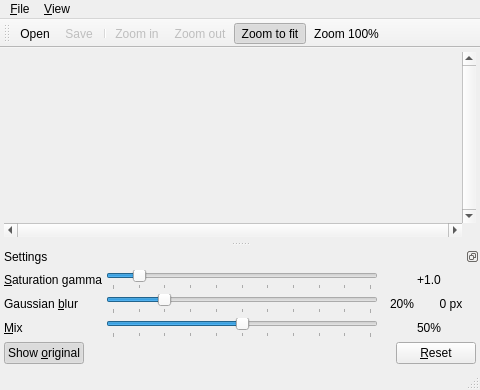
<?xml version="1.0" encoding="UTF-8"?>
<ui version="4.0">
 <class>MainWindow</class>
 <widget class="QMainWindow" name="MainWindow">
  <property name="geometry">
   <rect>
    <x>0</x>
    <y>0</y>
    <width>480</width>
    <height>390</height>
   </rect>
  </property>
  <property name="windowTitle">
   <string>Tonemap - Imaginable</string>
  </property>
  <property name="windowIcon">
   <iconset resource="tonemap_gui.qrc">
    <normaloff>:/icon/tonemap</normaloff>:/icon/tonemap</iconset>
  </property>
  <widget class="QWidget" name="centralWidget">
   <layout class="QVBoxLayout" name="verticalLayout">
    <property name="spacing">
     <number>0</number>
    </property>
    <property name="margin">
     <number>4</number>
    </property>
    <item>
     <widget class="QWidget" name="widget" native="true">
      <layout class="QGridLayout" name="gridLayout" rowstretch="1,0" columnstretch="1,0">
       <property name="margin">
        <number>0</number>
       </property>
       <property name="spacing">
        <number>0</number>
       </property>
       <item row="1" column="0">
        <widget class="QScrollBar" name="horizontalScrollBar">
         <property name="maximum">
          <number>0</number>
         </property>
         <property name="orientation">
          <enum>Qt::Horizontal</enum>
         </property>
        </widget>
       </item>
       <item row="0" column="0">
        <widget class="QWidget" name="views" native="true">
         <layout class="QHBoxLayout" name="horizontalLayout" stretch="1,1">
          <property name="spacing">
           <number>4</number>
          </property>
          <property name="margin">
           <number>0</number>
          </property>
          <item>
           <widget class="Preview" name="original_view">
            <property name="sizePolicy">
             <sizepolicy hsizetype="Expanding" vsizetype="Expanding">
              <horstretch>0</horstretch>
              <verstretch>0</verstretch>
             </sizepolicy>
            </property>
            <property name="minimumSize">
             <size>
              <width>50</width>
              <height>50</height>
             </size>
            </property>
            <property name="text">
             <string/>
            </property>
            <property name="alignment">
             <set>Qt::AlignCenter</set>
            </property>
           </widget>
          </item>
          <item>
           <widget class="Preview" name="preview">
            <property name="sizePolicy">
             <sizepolicy hsizetype="Expanding" vsizetype="Expanding">
              <horstretch>0</horstretch>
              <verstretch>0</verstretch>
             </sizepolicy>
            </property>
            <property name="minimumSize">
             <size>
              <width>50</width>
              <height>50</height>
             </size>
            </property>
            <property name="text">
             <string/>
            </property>
            <property name="alignment">
             <set>Qt::AlignCenter</set>
            </property>
           </widget>
          </item>
         </layout>
        </widget>
       </item>
       <item row="0" column="1">
        <widget class="QScrollBar" name="verticalScrollBar">
         <property name="maximum">
          <number>0</number>
         </property>
         <property name="orientation">
          <enum>Qt::Vertical</enum>
         </property>
        </widget>
       </item>
      </layout>
     </widget>
    </item>
   </layout>
  </widget>
  <widget class="QMenuBar" name="menuBar">
   <property name="geometry">
    <rect>
     <x>0</x>
     <y>0</y>
     <width>480</width>
     <height>19</height>
    </rect>
   </property>
   <widget class="QMenu" name="menu_File">
    <property name="title">
     <string>&amp;File</string>
    </property>
    <addaction name="action_Open"/>
    <addaction name="action_Save"/>
    <addaction name="action_Save_as"/>
    <addaction name="separator"/>
    <addaction name="action_Quit"/>
   </widget>
   <widget class="QMenu" name="menu_View">
    <property name="title">
     <string>&amp;View</string>
    </property>
    <addaction name="action_Show_original"/>
    <addaction name="separator"/>
    <addaction name="action_Zoom_in"/>
    <addaction name="action_Zoom_out"/>
    <addaction name="action_Zoom_to_fit"/>
    <addaction name="action_Zoom_one"/>
   </widget>
   <addaction name="menu_File"/>
   <addaction name="menu_View"/>
  </widget>
  <widget class="QToolBar" name="mainToolBar">
   <property name="windowTitle">
    <string>Toolbar</string>
   </property>
   <property name="floatable">
    <bool>false</bool>
   </property>
   <attribute name="toolBarArea">
    <enum>TopToolBarArea</enum>
   </attribute>
   <attribute name="toolBarBreak">
    <bool>false</bool>
   </attribute>
   <addaction name="action_Open"/>
   <addaction name="action_Save"/>
   <addaction name="separator"/>
   <addaction name="action_Zoom_in"/>
   <addaction name="action_Zoom_out"/>
   <addaction name="action_Zoom_to_fit"/>
   <addaction name="action_Zoom_one"/>
  </widget>
  <widget class="QStatusBar" name="status_bar"/>
  <widget class="QDockWidget" name="dockWidget">
   <property name="features">
    <set>QDockWidget::DockWidgetFloatable|QDockWidget::DockWidgetMovable</set>
   </property>
   <property name="windowTitle">
    <string>Settings</string>
   </property>
   <attribute name="dockWidgetArea">
    <number>8</number>
   </attribute>
   <widget class="QWidget" name="dockWidgetContents">
    <layout class="QVBoxLayout" name="verticalLayout_2" stretch="0,0,1">
     <property name="spacing">
      <number>4</number>
     </property>
     <property name="margin">
      <number>4</number>
     </property>
     <item>
      <layout class="QGridLayout" name="_3">
       <property name="margin">
        <number>0</number>
       </property>
       <property name="spacing">
        <number>4</number>
       </property>
       <item row="0" column="0">
        <widget class="QLabel" name="label_saturation">
         <property name="text">
          <string>&amp;Saturation gamma</string>
         </property>
         <property name="buddy">
          <cstring>slider_saturation</cstring>
         </property>
        </widget>
       </item>
       <item row="0" column="1">
        <widget class="QSlider" name="slider_saturation">
         <property name="maximum">
          <number>100</number>
         </property>
         <property name="value">
          <number>10</number>
         </property>
         <property name="orientation">
          <enum>Qt::Horizontal</enum>
         </property>
         <property name="tickPosition">
          <enum>QSlider::TicksBelow</enum>
         </property>
         <property name="tickInterval">
          <number>10</number>
         </property>
        </widget>
       </item>
       <item row="0" column="2">
        <widget class="QLabel" name="value_saturation">
         <property name="sizePolicy">
          <sizepolicy hsizetype="Minimum" vsizetype="Preferred">
           <horstretch>0</horstretch>
           <verstretch>0</verstretch>
          </sizepolicy>
         </property>
         <property name="minimumSize">
          <size>
           <width>40</width>
           <height>0</height>
          </size>
         </property>
         <property name="text">
          <string>+1.0</string>
         </property>
         <property name="alignment">
          <set>Qt::AlignCenter</set>
         </property>
        </widget>
       </item>
       <item row="1" column="0">
        <widget class="QLabel" name="label_blur">
         <property name="text">
          <string>Gaussian &amp;blur</string>
         </property>
         <property name="buddy">
          <cstring>slider_blur</cstring>
         </property>
        </widget>
       </item>
       <item row="1" column="1">
        <widget class="QSlider" name="slider_blur">
         <property name="maximum">
          <number>100</number>
         </property>
         <property name="value">
          <number>20</number>
         </property>
         <property name="orientation">
          <enum>Qt::Horizontal</enum>
         </property>
         <property name="tickPosition">
          <enum>QSlider::TicksBelow</enum>
         </property>
         <property name="tickInterval">
          <number>10</number>
         </property>
        </widget>
       </item>
       <item row="2" column="1">
        <widget class="QSlider" name="slider_mix">
         <property name="maximum">
          <number>100</number>
         </property>
         <property name="value">
          <number>50</number>
         </property>
         <property name="orientation">
          <enum>Qt::Horizontal</enum>
         </property>
         <property name="tickPosition">
          <enum>QSlider::TicksBelow</enum>
         </property>
         <property name="tickInterval">
          <number>10</number>
         </property>
        </widget>
       </item>
       <item row="2" column="0">
        <widget class="QLabel" name="label_mix">
         <property name="text">
          <string>&amp;Mix</string>
         </property>
         <property name="buddy">
          <cstring>slider_mix</cstring>
         </property>
        </widget>
       </item>
       <item row="2" column="2">
        <widget class="QLabel" name="value_mix">
         <property name="sizePolicy">
          <sizepolicy hsizetype="Minimum" vsizetype="Preferred">
           <horstretch>0</horstretch>
           <verstretch>0</verstretch>
          </sizepolicy>
         </property>
         <property name="minimumSize">
          <size>
           <width>40</width>
           <height>0</height>
          </size>
         </property>
         <property name="text">
          <string>50%</string>
         </property>
         <property name="alignment">
          <set>Qt::AlignCenter</set>
         </property>
        </widget>
       </item>
       <item row="1" column="2">
        <layout class="QHBoxLayout" name="horizontalLayout_3">
         <property name="spacing">
          <number>4</number>
         </property>
         <property name="margin">
          <number>0</number>
         </property>
         <item>
          <widget class="QLabel" name="value_blur_percent">
           <property name="sizePolicy">
            <sizepolicy hsizetype="Minimum" vsizetype="Preferred">
             <horstretch>0</horstretch>
             <verstretch>0</verstretch>
            </sizepolicy>
           </property>
           <property name="minimumSize">
            <size>
             <width>40</width>
             <height>0</height>
            </size>
           </property>
           <property name="text">
            <string>20%</string>
           </property>
           <property name="alignment">
            <set>Qt::AlignCenter</set>
           </property>
          </widget>
         </item>
         <item>
          <widget class="QLabel" name="value_blur_pixels">
           <property name="sizePolicy">
            <sizepolicy hsizetype="Minimum" vsizetype="Preferred">
             <horstretch>0</horstretch>
             <verstretch>0</verstretch>
            </sizepolicy>
           </property>
           <property name="minimumSize">
            <size>
             <width>50</width>
             <height>0</height>
            </size>
           </property>
           <property name="text">
            <string>0 px</string>
           </property>
           <property name="alignment">
            <set>Qt::AlignCenter</set>
           </property>
          </widget>
         </item>
        </layout>
       </item>
      </layout>
     </item>
     <item>
      <layout class="QHBoxLayout" name="_2">
       <property name="spacing">
        <number>0</number>
       </property>
       <property name="margin">
        <number>0</number>
       </property>
       <item>
        <widget class="QPushButton" name="show_original">
         <property name="text">
          <string>Show &amp;original</string>
         </property>
         <property name="checkable">
          <bool>true</bool>
         </property>
         <property name="checked">
          <bool>true</bool>
         </property>
        </widget>
       </item>
       <item>
        <spacer name="horizontalSpacer">
         <property name="orientation">
          <enum>Qt::Horizontal</enum>
         </property>
         <property name="sizeHint" stdset="0">
          <size>
           <width>40</width>
           <height>20</height>
          </size>
         </property>
        </spacer>
       </item>
       <item>
        <widget class="QPushButton" name="reset_settings">
         <property name="text">
          <string>&amp;Reset</string>
         </property>
        </widget>
       </item>
      </layout>
     </item>
     <item>
      <spacer name="verticalSpacer">
       <property name="orientation">
        <enum>Qt::Vertical</enum>
       </property>
       <property name="sizeHint" stdset="0">
        <size>
         <width>0</width>
         <height>0</height>
        </size>
       </property>
      </spacer>
     </item>
    </layout>
   </widget>
  </widget>
  <action name="action_Open">
   <property name="icon">
    <iconset resource="tonemap_gui.qrc">
     <normaloff>:/file/open</normaloff>:/file/open</iconset>
   </property>
   <property name="text">
    <string>&amp;Open</string>
   </property>
  </action>
  <action name="action_Save">
   <property name="enabled">
    <bool>false</bool>
   </property>
   <property name="icon">
    <iconset resource="tonemap_gui.qrc">
     <normaloff>:/file/save</normaloff>:/file/save</iconset>
   </property>
   <property name="text">
    <string>&amp;Save</string>
   </property>
  </action>
  <action name="action_Quit">
   <property name="icon">
    <iconset resource="tonemap_gui.qrc">
     <normaloff>:/file/quit</normaloff>:/file/quit</iconset>
   </property>
   <property name="text">
    <string>&amp;Quit</string>
   </property>
  </action>
  <action name="action_Zoom_in">
   <property name="enabled">
    <bool>false</bool>
   </property>
   <property name="icon">
    <iconset resource="tonemap_gui.qrc">
     <normaloff>:/zoom/in</normaloff>:/zoom/in</iconset>
   </property>
   <property name="text">
    <string>Zoom &amp;in</string>
   </property>
  </action>
  <action name="action_Zoom_out">
   <property name="enabled">
    <bool>false</bool>
   </property>
   <property name="icon">
    <iconset resource="tonemap_gui.qrc">
     <normaloff>:/zoom/out</normaloff>:/zoom/out</iconset>
   </property>
   <property name="text">
    <string>Zoom &amp;out</string>
   </property>
  </action>
  <action name="action_Show_original">
   <property name="checkable">
    <bool>true</bool>
   </property>
   <property name="checked">
    <bool>true</bool>
   </property>
   <property name="text">
    <string>S&amp;how original</string>
   </property>
   <property name="shortcut">
    <string>Ctrl+H</string>
   </property>
  </action>
  <action name="action_Zoom_to_fit">
   <property name="checkable">
    <bool>true</bool>
   </property>
   <property name="checked">
    <bool>true</bool>
   </property>
   <property name="icon">
    <iconset resource="tonemap_gui.qrc">
     <normaloff>:/zoom/fit</normaloff>:/zoom/fit</iconset>
   </property>
   <property name="text">
    <string>Zoom to fit</string>
   </property>
   <property name="shortcut">
    <string>Ctrl+0</string>
   </property>
  </action>
  <action name="action_Zoom_one">
   <property name="icon">
    <iconset resource="tonemap_gui.qrc">
     <normaloff>:/zoom/one</normaloff>:/zoom/one</iconset>
   </property>
   <property name="text">
    <string>Zoom 100%</string>
   </property>
   <property name="shortcut">
    <string>Ctrl+1</string>
   </property>
  </action>
  <action name="action_Save_as">
   <property name="enabled">
    <bool>false</bool>
   </property>
   <property name="icon">
    <iconset resource="tonemap_gui.qrc">
     <normaloff>:/file/saveas</normaloff>:/file/saveas</iconset>
   </property>
   <property name="text">
    <string>Save &amp;as</string>
   </property>
  </action>
 </widget>
 <layoutdefault spacing="6" margin="11"/>
 <customwidgets>
  <customwidget>
   <class>Preview</class>
   <extends>QLabel</extends>
   <header>preview.hpp</header>
   <slots>
    <signal>shifted(int,int)</signal>
    <signal>resized(int,int)</signal>
    <signal>imageDropped(QImage)</signal>
    <signal>urlDropped(QString)</signal>
   </slots>
  </customwidget>
 </customwidgets>
 <resources>
  <include location="tonemap_gui.qrc"/>
 </resources>
 <connections>
  <connection>
   <sender>action_Open</sender>
   <signal>triggered()</signal>
   <receiver>MainWindow</receiver>
   <slot>fileOpen()</slot>
   <hints>
    <hint type="sourcelabel">
     <x>-1</x>
     <y>-1</y>
    </hint>
    <hint type="destinationlabel">
     <x>313</x>
     <y>183</y>
    </hint>
   </hints>
  </connection>
  <connection>
   <sender>action_Save</sender>
   <signal>triggered()</signal>
   <receiver>MainWindow</receiver>
   <slot>fileSave()</slot>
   <hints>
    <hint type="sourcelabel">
     <x>-1</x>
     <y>-1</y>
    </hint>
    <hint type="destinationlabel">
     <x>313</x>
     <y>183</y>
    </hint>
   </hints>
  </connection>
  <connection>
   <sender>action_Save_as</sender>
   <signal>triggered()</signal>
   <receiver>MainWindow</receiver>
   <slot>fileSaveAs()</slot>
   <hints>
    <hint type="sourcelabel">
     <x>-1</x>
     <y>-1</y>
    </hint>
    <hint type="destinationlabel">
     <x>233</x>
     <y>195</y>
    </hint>
   </hints>
  </connection>
  <connection>
   <sender>action_Quit</sender>
   <signal>triggered()</signal>
   <receiver>MainWindow</receiver>
   <slot>close()</slot>
   <hints>
    <hint type="sourcelabel">
     <x>-1</x>
     <y>-1</y>
    </hint>
    <hint type="destinationlabel">
     <x>313</x>
     <y>183</y>
    </hint>
   </hints>
  </connection>
  <connection>
   <sender>show_original</sender>
   <signal>clicked(bool)</signal>
   <receiver>action_Show_original</receiver>
   <slot>trigger()</slot>
   <hints>
    <hint type="sourcelabel">
     <x>59</x>
     <y>346</y>
    </hint>
    <hint type="destinationlabel">
     <x>-1</x>
     <y>-1</y>
    </hint>
   </hints>
  </connection>
  <connection>
   <sender>action_Show_original</sender>
   <signal>triggered(bool)</signal>
   <receiver>show_original</receiver>
   <slot>setChecked(bool)</slot>
   <hints>
    <hint type="sourcelabel">
     <x>-1</x>
     <y>-1</y>
    </hint>
    <hint type="destinationlabel">
     <x>59</x>
     <y>346</y>
    </hint>
   </hints>
  </connection>
  <connection>
   <sender>action_Show_original</sender>
   <signal>toggled(bool)</signal>
   <receiver>MainWindow</receiver>
   <slot>showOriginal(bool)</slot>
   <hints>
    <hint type="sourcelabel">
     <x>-1</x>
     <y>-1</y>
    </hint>
    <hint type="destinationlabel">
     <x>239</x>
     <y>194</y>
    </hint>
   </hints>
  </connection>
  <connection>
   <sender>action_Zoom_in</sender>
   <signal>triggered()</signal>
   <receiver>MainWindow</receiver>
   <slot>zoomIn()</slot>
   <hints>
    <hint type="sourcelabel">
     <x>-1</x>
     <y>-1</y>
    </hint>
    <hint type="destinationlabel">
     <x>239</x>
     <y>194</y>
    </hint>
   </hints>
  </connection>
  <connection>
   <sender>action_Zoom_out</sender>
   <signal>triggered()</signal>
   <receiver>MainWindow</receiver>
   <slot>zoomOut()</slot>
   <hints>
    <hint type="sourcelabel">
     <x>-1</x>
     <y>-1</y>
    </hint>
    <hint type="destinationlabel">
     <x>239</x>
     <y>194</y>
    </hint>
   </hints>
  </connection>
  <connection>
   <sender>action_Zoom_one</sender>
   <signal>triggered()</signal>
   <receiver>MainWindow</receiver>
   <slot>zoomOne()</slot>
   <hints>
    <hint type="sourcelabel">
     <x>-1</x>
     <y>-1</y>
    </hint>
    <hint type="destinationlabel">
     <x>239</x>
     <y>194</y>
    </hint>
   </hints>
  </connection>
  <connection>
   <sender>action_Zoom_to_fit</sender>
   <signal>triggered()</signal>
   <receiver>MainWindow</receiver>
   <slot>zoomToFit()</slot>
   <hints>
    <hint type="sourcelabel">
     <x>-1</x>
     <y>-1</y>
    </hint>
    <hint type="destinationlabel">
     <x>239</x>
     <y>194</y>
    </hint>
   </hints>
  </connection>
  <connection>
   <sender>slider_saturation</sender>
   <signal>valueChanged(int)</signal>
   <receiver>MainWindow</receiver>
   <slot>setSaturation(int)</slot>
   <hints>
    <hint type="sourcelabel">
     <x>292</x>
     <y>264</y>
    </hint>
    <hint type="destinationlabel">
     <x>186</x>
     <y>186</y>
    </hint>
   </hints>
  </connection>
  <connection>
   <sender>slider_blur</sender>
   <signal>valueChanged(int)</signal>
   <receiver>MainWindow</receiver>
   <slot>setBlur(int)</slot>
   <hints>
    <hint type="sourcelabel">
     <x>371</x>
     <y>296</y>
    </hint>
    <hint type="destinationlabel">
     <x>311</x>
     <y>187</y>
    </hint>
   </hints>
  </connection>
  <connection>
   <sender>slider_mix</sender>
   <signal>valueChanged(int)</signal>
   <receiver>MainWindow</receiver>
   <slot>setMix(int)</slot>
   <hints>
    <hint type="sourcelabel">
     <x>371</x>
     <y>328</y>
    </hint>
    <hint type="destinationlabel">
     <x>396</x>
     <y>184</y>
    </hint>
   </hints>
  </connection>
  <connection>
   <sender>reset_settings</sender>
   <signal>clicked()</signal>
   <receiver>MainWindow</receiver>
   <slot>resetSliders()</slot>
   <hints>
    <hint type="sourcelabel">
     <x>471</x>
     <y>356</y>
    </hint>
    <hint type="destinationlabel">
     <x>630</x>
     <y>318</y>
    </hint>
   </hints>
  </connection>
  <connection>
   <sender>horizontalScrollBar</sender>
   <signal>valueChanged(int)</signal>
   <receiver>MainWindow</receiver>
   <slot>horizontallySlided(int)</slot>
   <hints>
    <hint type="sourcelabel">
     <x>231</x>
     <y>196</y>
    </hint>
    <hint type="destinationlabel">
     <x>239</x>
     <y>194</y>
    </hint>
   </hints>
  </connection>
  <connection>
   <sender>verticalScrollBar</sender>
   <signal>valueChanged(int)</signal>
   <receiver>MainWindow</receiver>
   <slot>verticallySlided(int)</slot>
   <hints>
    <hint type="sourcelabel">
     <x>467</x>
     <y>121</y>
    </hint>
    <hint type="destinationlabel">
     <x>239</x>
     <y>194</y>
    </hint>
   </hints>
  </connection>
  <connection>
   <sender>original_view</sender>
   <signal>shifted(int,int)</signal>
   <receiver>MainWindow</receiver>
   <slot>previewShifted(int,int)</slot>
   <hints>
    <hint type="sourcelabel">
     <x>191</x>
     <y>69</y>
    </hint>
    <hint type="destinationlabel">
     <x>202</x>
     <y>52</y>
    </hint>
   </hints>
  </connection>
  <connection>
   <sender>preview</sender>
   <signal>shifted(int,int)</signal>
   <receiver>MainWindow</receiver>
   <slot>previewShifted(int,int)</slot>
   <hints>
    <hint type="sourcelabel">
     <x>344</x>
     <y>62</y>
    </hint>
    <hint type="destinationlabel">
     <x>351</x>
     <y>53</y>
    </hint>
   </hints>
  </connection>
  <connection>
   <sender>preview</sender>
   <signal>resized(int,int)</signal>
   <receiver>MainWindow</receiver>
   <slot>previewResized(int,int)</slot>
   <hints>
    <hint type="sourcelabel">
     <x>276</x>
     <y>75</y>
    </hint>
    <hint type="destinationlabel">
     <x>333</x>
     <y>51</y>
    </hint>
   </hints>
  </connection>
  <connection>
   <sender>original_view</sender>
   <signal>imageDropped(QImage)</signal>
   <receiver>MainWindow</receiver>
   <slot>previewImageDropped(QImage)</slot>
   <hints>
    <hint type="sourcelabel">
     <x>113</x>
     <y>61</y>
    </hint>
    <hint type="destinationlabel">
     <x>117</x>
     <y>54</y>
    </hint>
   </hints>
  </connection>
  <connection>
   <sender>preview</sender>
   <signal>imageDropped(QImage)</signal>
   <receiver>MainWindow</receiver>
   <slot>previewImageDropped(QImage)</slot>
   <hints>
    <hint type="sourcelabel">
     <x>446</x>
     <y>63</y>
    </hint>
    <hint type="destinationlabel">
     <x>485</x>
     <y>65</y>
    </hint>
   </hints>
  </connection>
  <connection>
   <sender>original_view</sender>
   <signal>urlDropped(QString)</signal>
   <receiver>MainWindow</receiver>
   <slot>previewUrlDropped(QString)</slot>
   <hints>
    <hint type="sourcelabel">
     <x>69</x>
     <y>70</y>
    </hint>
    <hint type="destinationlabel">
     <x>78</x>
     <y>51</y>
    </hint>
   </hints>
  </connection>
  <connection>
   <sender>preview</sender>
   <signal>urlDropped(QString)</signal>
   <receiver>MainWindow</receiver>
   <slot>previewUrlDropped(QString)</slot>
   <hints>
    <hint type="sourcelabel">
     <x>453</x>
     <y>92</y>
    </hint>
    <hint type="destinationlabel">
     <x>480</x>
     <y>91</y>
    </hint>
   </hints>
  </connection>
 </connections>
 <slots>
  <slot>fileOpen()</slot>
  <slot>fileSave()</slot>
  <slot>fileSaveAs()</slot>
  <slot>showOriginal(bool)</slot>
  <slot>zoomIn()</slot>
  <slot>zoomOut()</slot>
  <slot>zoomOne()</slot>
  <slot>zoomToFit()</slot>
  <slot>setSaturation(int)</slot>
  <slot>setBlur(int)</slot>
  <slot>setMix(int)</slot>
  <slot>resetSliders()</slot>
  <slot>horizontallySlided(int)</slot>
  <slot>verticallySlided(int)</slot>
  <slot>previewResized(int,int)</slot>
  <slot>previewShifted(int,int)</slot>
  <slot>previewImageDropped(QImage)</slot>
  <slot>previewUrlDropped(QString)</slot>
 </slots>
</ui>
